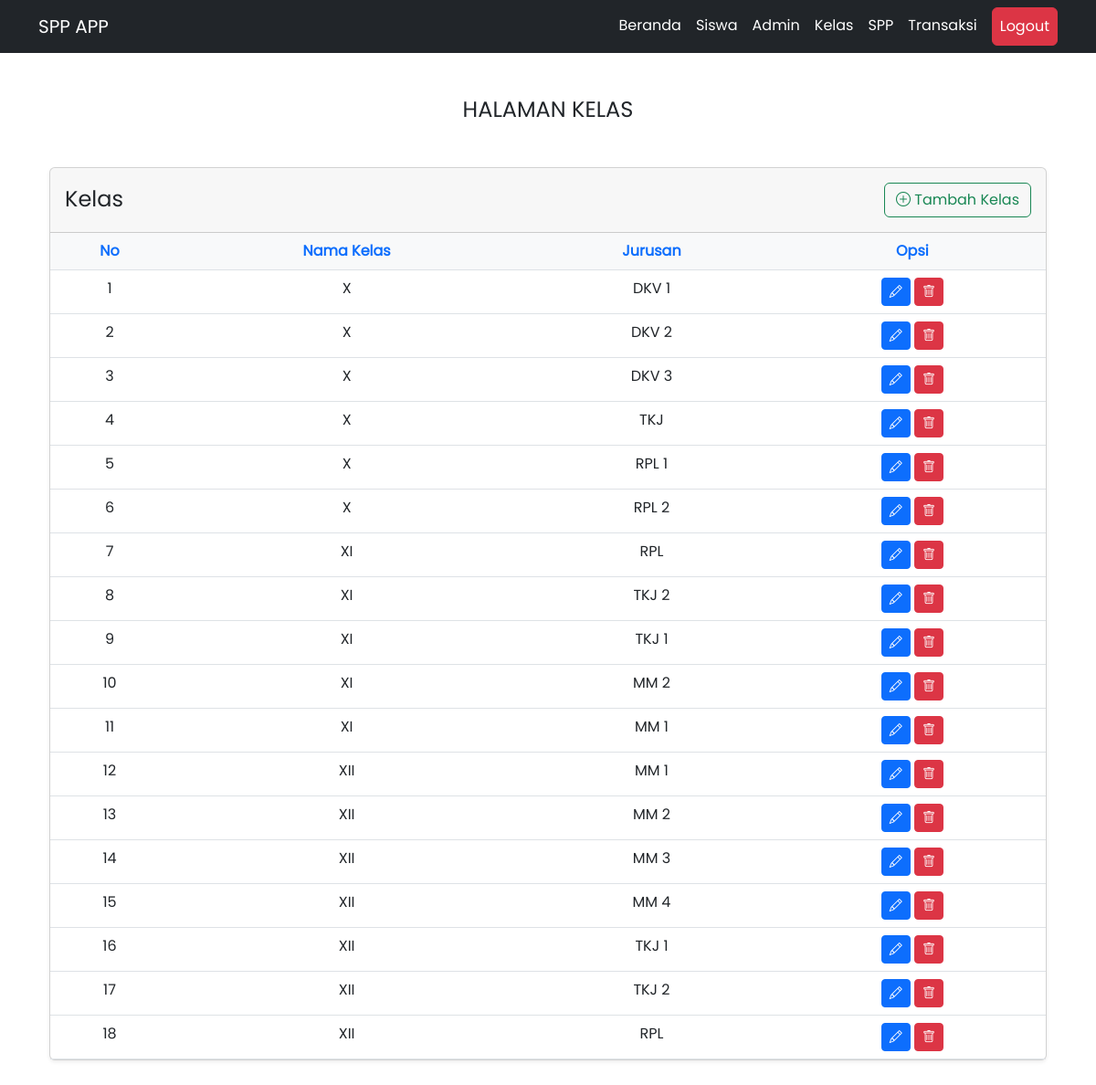
Page /index.php?page=kelas (signed in) on the committed database.
### tables this page shows
CREATE TABLE `kelas` (
  `id_kelas` int(11) NOT NULL,
  `nama_kelas` varchar(10) NOT NULL,
  `jurusan` varchar(50) NOT NULL
);

### app/config.php (called while the page is built)
<?php
$config = "http://localhost/spp-app";

### kelas/index.php (the view, shortened to what this page needs)
<?php
$q_kelas = mysqli_query($conn, "SELECT * FROM kelas ORDER BY nama_kelas ASC")
?>
<div class="container my-5">
    <div class="text-center">
        <h4>
            HALAMAN KELAS
        </h4>
        <div class="container my-5">
            <div class="card shadow-sm">
                <div class="card-header py-3">
                    <div class="d-flex justify-content-between align-items-center">
                        <div>
                            <h4 class="mb-0">Kelas</h4>
                        </div>
                        <div>
                            <a href="<?= $config ?> /index.php?page=tambah_kelas " class="btn btn-outline-success"><i class="bi bi-plus-circle"></i> Tambah Kelas</a>
                        </div>
                    </div>
                </div>
                <div class="card-body p-0">
                    <div class="table-responsive">
                        <table class="table mb-0">
                            <thead class="bg-light text-primary">
                                <tr>
                                    <th scope="col">No</th>
                                    <th scope="col">Nama Kelas</th>
                                    <th scope="col">Jurusan</th>
                                    <th scope="col">Opsi</th>
                                </tr>
                            </thead>
                            <tbody>
                                <?php $no = 1 ?>
                                <?php foreach ($q_kelas as $kls) : ?>
                                    <tr>
                                        <td><?= $no++ ?></td>
                                        <td><?= $kls['nama_kelas'] ?></td>
                                        <td><?= $kls['jurusan'] ?></td>
                                        <td>
                                            <a href="<?= $config ?>/index.php?page=edit_kelas&id_kelas=<?= $kls['id_kelas'] ?>" class="btn btn-primary btn-sm"><i class="bi bi-pencil"></i></a>
                                            <a href="<?= $config ?>/index.php?page=hapus_kelas&id_kelas=<?= $kls['id_kelas'] ?>" class="btn btn-danger btn-sm" onclick="return confirm('Ingin Menghapus Data?')"><i class="bi bi-trash"></i></a>
                                        </td>
                                    </tr>
                                <?php endforeach ?>
                            </tbody>
                        </table>
                    </div>
                </div>
            </div>
        </div>
    </div>
</div>

### index.php (shortened to what this page needs)
<?php
require("app/koneksi.php");
require("app/config.php");
?>
<!doctype html>
<html lang="en">
<head>
    <link href="https://cdn.jsdelivr.net/npm/bootstrap@5.2.1/dist/css/bootstrap.min.css" rel="stylesheet">
    <link rel="stylesheet" href="https://cdn.jsdelivr.net/npm/bootstrap-icons@1.10.3/font/bootstrap-icons.css">
    <link rel="stylesheet" href="assets/css/styles.css">
</head>
<body>
    <header>
        <nav class="navbar navbar-expand-lg navbar-dark bg-dark">
            <div class="container">
                <a class="navbar-brand" href="#">SPP APP</a>
                <div class="collapse navbar-collapse" id="navbarNavAltMarkup">
                    <div class="navbar-nav ms-auto">
                        <?php if (isset($_SESSION['login'])) : ?>
                            <?php if ($_SESSION['level'] == 'admin') : ?>
                                <a class="nav-link text-white" href="<?= $config ?>/index.php?page=home">Beranda</a>
                                <a class="nav-link text-white" href="<?= $config ?>/index.php?page=siswa">Siswa</a>
                                <a class="nav-link text-white" href="<?= $config ?>/index.php?page=admin">Admin</a>
                                <a class="nav-link text-white" href="<?= $config ?>/index.php?page=kelas">Kelas</a>
                                <a class="nav-link text-white" href="<?= $config ?>/index.php?page=spp">SPP</a>
                                <a class="nav-link text-white" href="<?= $config ?>/index.php?page=transaksi">Transaksi</a>
                                <a class="nav-link text-white btn btn-danger ms-2" href="<?= $config ?>/index.php?page=logout" onclick="return confirm('Ingin Logout?')">Logout</a>
                            <?php else : ?>
                                <a class="nav-link text-white" href="<?= $config ?>/index.php?page=transaksi">Transaksi</a>
                                <a class="nav-link text-white btn btn-danger" href="<?= $config ?>/index.php?page=logout" onclick="return confirm('Ingin Logout?')">Logout</a>
                            <?php endif ?>
                        <?php else : ?>
                            <a class="nav-link text-white" href="./">Login</a>
                        <?php endif ?>
                    </div>
                </div>
            </div>
        </nav>
    </header>
    <main>
        <?php
        $page = isset($_GET['page']) ? $_GET['page'] : '';
        switch ($page) {
            case 'kelas':
                include 'kelas/index.php';
                break;
        }
        ?>
    </main>
</body>
</html>

### assets/css/styles.css (style rules this page uses)
body { font-family: "Poppins-Regular"; }

### rows in the picture
kelas: nama_kelas "X", jurusan "DKV 1"
kelas: nama_kelas "X", jurusan "DKV 2"
kelas: nama_kelas "X", jurusan "DKV 3"
kelas: nama_kelas "X", jurusan "TKJ"
kelas: nama_kelas "X", jurusan "RPL 1"
kelas: nama_kelas "X", jurusan "RPL 2"
kelas: nama_kelas "XI", jurusan "RPL"
kelas: nama_kelas "XI", jurusan "TKJ 2"
kelas: nama_kelas "XI", jurusan "TKJ 1"
kelas: nama_kelas "XI", jurusan "MM 2"
kelas: nama_kelas "XI", jurusan "MM 1"
kelas: nama_kelas "XII", jurusan "MM 1"
kelas: nama_kelas "XII", jurusan "MM 2"
kelas: nama_kelas "XII", jurusan "MM 3"
kelas: nama_kelas "XII", jurusan "MM 4"
kelas: nama_kelas "XII", jurusan "TKJ 1"
kelas: nama_kelas "XII", jurusan "TKJ 2"
kelas: nama_kelas "XII", jurusan "RPL"
